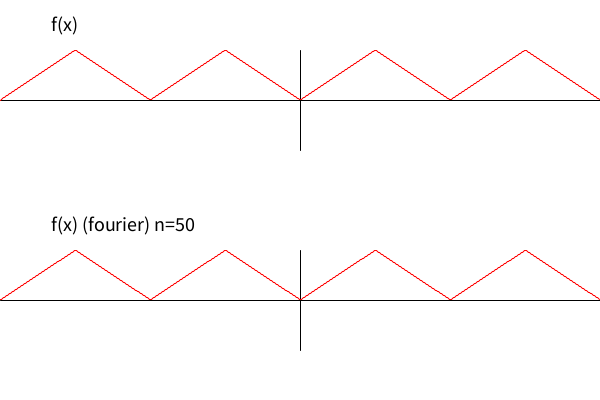
Frame 1 (no input)
Frame 2 (the mouse pressed at the canvas centre, redrawn once): identical to frame 1, image omitted

The Processing sketch that drew this single still picture (run headless with seeded random() and noise(); the mouse was pressed at the canvas centre and the sketch redrawn once):

// Processing sketch: fourier
// ── fourier.pde
float f(float x){
  if(x<=-PI)return abs(x-2*int((int(x/PI)-1)/2)*PI);
  return abs(x-2*int((int(x/PI)+1)/2)*PI);
}

float a_n(int n){
  if(n==0)return PI;
  if(n%2==0)return 0;
  return -4/PI/n/n;
}

float b_n(int n){
  return 0;
}

float f_fourier(float x,int nMax){
  float sum=a_n(0)/2;
  for(int n=1;n<nMax;n++){
    sum+=a_n(n)*cos(n*x)+b_n(n)*sin(n*x);
  }
  return sum;
}

void setup(){
  size(600,400);
  textSize(20);
}

int fourier_n=50;

void draw(){
  noLoop();
  background(255);
  pushMatrix();
    translate(300,100);
    stroke(0);
    line(-300,0,300,0);
    line(0,50,0,-50);
    fill(0);
    text("f(x)",-250,-70);
    stroke(255,0,0);
    float start[]={-4*PI,f(-4*PI)};
    for(float x=-4*PI;x<4*PI;x+=8*PI/600){
      line(start[0]*300/PI/4,-start[1]*50/PI,x*300/PI/4,-f(x)*50/PI);
      start[0]=x;
      start[1]=f(x);
    }
  popMatrix();
  pushMatrix();
    translate(300,300);
    stroke(0);
    line(-300,0,300,0);
    line(0,50,0,-50);
    fill(0);
    text("f(x) (fourier) n="+str(fourier_n),-250,-70);
    stroke(255,0,0);
    start[0]=-4*PI;
    start[1]=f_fourier(-4*PI,fourier_n);
    for(float x=-4*PI;x<4*PI;x+=8*PI/600){
      line(start[0]*300/PI/4,-start[1]*50/PI,x*300/PI/4,-f_fourier(x,fourier_n)*50/PI);
      start[0]=x;
      start[1]=f_fourier(x,fourier_n);
    }
  popMatrix();
}
